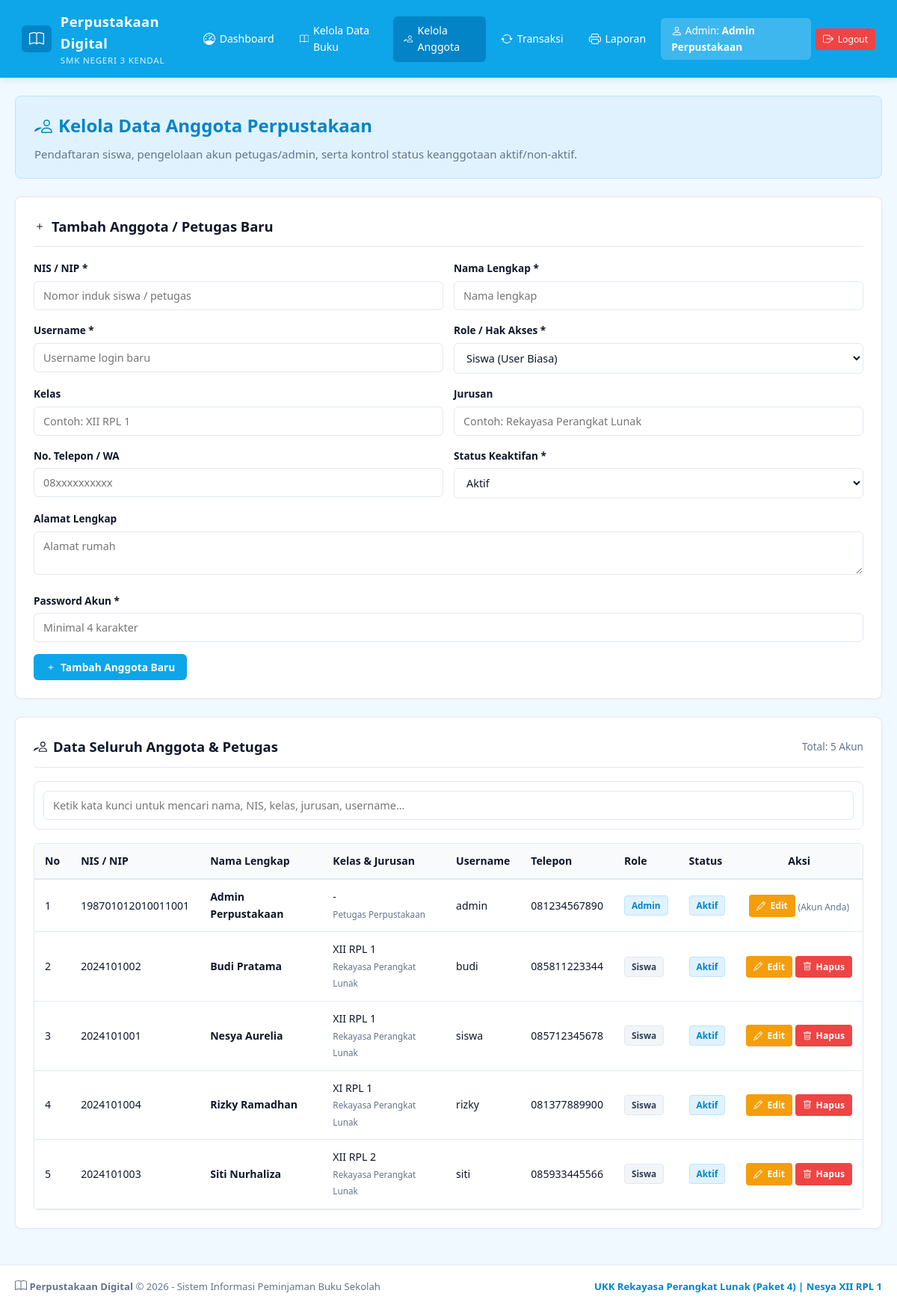
Screenshot of /anggota.php (signed in) with the database file from the repository.
### tables this page shows
CREATE TABLE `users` (
  `id_user` INT(11) NOT NULL AUTO_INCREMENT,
  `nis_nip` VARCHAR(30) NOT NULL,
  `nama_lengkap` VARCHAR(100) NOT NULL,
  `username` VARCHAR(50) NOT NULL UNIQUE,
  `password` VARCHAR(255) NOT NULL,
  `level` ENUM('admin','siswa') NOT NULL DEFAULT 'siswa',
  `kelas` VARCHAR(20) DEFAULT NULL,
  `jurusan` VARCHAR(50) DEFAULT NULL,
  `telepon` VARCHAR(20) DEFAULT NULL,
  `alamat` TEXT DEFAULT NULL,
  `status_aktif` ENUM('aktif','nonaktif') NOT NULL DEFAULT 'aktif',
  `created_at` TIMESTAMP NOT NULL DEFAULT CURRENT_TIMESTAMP,
  PRIMARY KEY (`id_user`)
);

### anggota.php (called while the page is built, shortened)
<?php
$daftar     = semua("SELECT * FROM users ORDER BY level ASC, nama_lengkap ASC");
require_once __DIR__ . '/includes/layout.php';
require __DIR__ . '/views/anggota_form.php';
require __DIR__ . '/views/anggota_tabel.php';

### includes/fungsi.php (called while the page is built, shortened)
<?php
require_once __DIR__ . '/icons.php';
function e($teks) {
    return htmlspecialchars((string)($teks ?? ''));
}
function q($sql) {
    global $koneksi;
    return mysqli_query($koneksi, $sql);
}
function semua($sql) {
    $hasil = q($sql);
    $data = [];
    if ($hasil) {
        while ($baris = mysqli_fetch_assoc($hasil)) {
            $data[] = $baris;
        }
    }
    return $data;
}
require_once __DIR__ . '/komponen.php';

### views/anggota_tabel.php (the view, shortened to what this page needs)
<div class="card">
  <div class="card-header">
    <div class="card-title"><?= bi('people', 18); ?> Data Seluruh Anggota & Petugas</div>
    <span class="text-muted-sm">Total: <?= count($daftar); ?> Akun</span>
  </div>
  <div class="filter-bar">
    <div class="search-input-wrapper">
      <input type="text" id="tableSearch" class="form-control"
             placeholder="Ketik kata kunci untuk mencari nama, NIS, kelas, jurusan, username...">
    </div>
  </div>
  <div class="table-responsive">
    <table class="live-table">
      <thead>
        <tr>
          <th>No</th>
          <th>NIS / NIP</th>
          <th>Nama Lengkap</th>
          <th>Kelas & Jurusan</th>
          <th>Username</th>
          <th>Telepon</th>
          <th>Role</th>
          <th>Status</th>
          <th style="text-align: center;">Aksi</th>
        </tr>
      </thead>
      <tbody>
        <?php if (!$daftar): ?>
          <?php baris_kosong(9, 'Belum ada data anggota tersimpan.'); ?>
        <?php else: $no = 1; foreach ($daftar as $u): ?>
          <tr>
            <td><?= $no++; ?></td>
            <td><code><?= e($u['nis_nip']); ?></code></td>
            <td><strong><?= e($u['nama_lengkap']); ?></strong></td>
            <td>
              <?= e($u['kelas'] ?? '-'); ?><br>
              <small class="text-muted"><?= e($u['jurusan'] ?? '-'); ?></small>
            </td>
            <td><?= e($u['username']); ?></td>
            <td><?= e($u['telepon'] ?? '-'); ?></td>
            <td><span class="badge badge-<?= $u['level']; ?>"><?= $u['level'] === 'admin' ? 'Admin' : 'Siswa'; ?></span></td>
            <td>
              <span class="badge <?= $u['status_aktif'] === 'aktif' ? 'badge-dikembalikan' : 'badge-ditolak'; ?>">
                <?= $u['status_aktif']; ?>
              </span>
            </td>
            <td class="td-aksi">
              <a href="anggota.php?aksi=edit&id=<?= $u['id_user']; ?>" class="btn btn-warning btn-sm">
                <?= bi('pencil', 12); ?> Edit
              </a>
              <?php if ($u['id_user'] != $_SESSION['id_user']): ?>
                <a href="anggota.php?aksi=hapus&id=<?= $u['id_user']; ?>" class="btn btn-danger btn-sm"
                   data-confirm="Hapus anggota ini?">
                  <?= bi('trash', 12); ?> Hapus
                </a>
              <?php else: ?>
                <span style="font-size: 0.75rem; color: var(--text-muted);">(Akun Anda)</span>
              <?php endif; ?>
            </td>
          </tr>
        <?php endforeach; endif; ?>
      </tbody>
    </table>
  </div>
</div>

### includes/icons.php (shortened to what this page needs)
<?php
function bi($name, $size = 16, $class = '') {
    $class_attr = $class ? ' ' . htmlspecialchars($class) : '';
    $style = "width: {$size}px; height: {$size}px; vertical-align: -0.15em; fill: currentColor; display: inline-block;";
    switch ($name) {
        case 'book':
        case 'buku':
            return '<svg class="bi' . $class_attr . '" style="' . $style . '" viewBox="0 0 16 16"><path d="M1 2.828c.885-.37 2.154-.769 3.388-.893 1.33-.134 2.458.063 3.112.752v9.746c-.935-.53-2.12-.603-3.213-.493-1.18.12-2.37.461-3.287.811V2.828zm7.5-.141c.654-.689 1.782-.886 3.112-.752 1.234.124 2.503.523 3.388.893v9.923c-.918-.35-2.107-.692-3.287-.81-1.094-.111-2.278-.039-3.213.492V2.687zM8 1.783C7.015.936 5.587.81 4.287.94c-1.514.153-3.042.672-3.994 1.105A.5.5 0 0 0 0 2.5v11a.5.5 0 0 0 .707.455c.882-.4 2.303-.881 3.68-1.02 1.409-.142 2.59.087 3.223.877a.5.5 0 0 0 .78 0c.633-.79 1.814-1.019 3.222-.877 1.378.139 2.8.62 3.681 1.02A.5.5 0 0 0 16 13.5v-11a.5.5 0 0 0-.293-.455c-.952-.433-2.48-.952-3.994-1.105C10.413.809 8.985.936 8 1.783z"/></svg>';
        case 'dashboard':
        case 'speedometer':
            return '<svg class="bi' . $class_attr . '" style="' . $style . '" viewBox="0 0 16 16"><path d="M8 2a.5.5 0 0 1 .5.5V4a.5.5 0 0 1-1 0V2.5A.5.5 0 0 1 8 2zM3.732 3.732a.5.5 0 0 1 .707 0l.915.914a.5.5 0 1 1-.708.708l-.914-.915a.5.5 0 0 1 0-.707zM2 8a.5.5 0 0 1 .5-.5h1.586a.5.5 0 0 1 0 1H2.5A.5.5 0 0 1 2 8zm9.5 0a.5.5 0 0 1 .5-.5h1.5a.5.5 0 0 1 0 1H12a.5.5 0 0 1-.5-.5zm.754-4.246a.389.389 0 0 0-.527-.02L7.547 7.31A.91.91 0 1 0 8.85 8.569l3.434-4.297a.389.389 0 0 0-.029-.518z"/><path fill-rule="evenodd" d="M6.664 15.889A8 8 0 1 1 9.336.11a8 8 0 0 1-2.672 15.78zm-4.665-4.283A11.945 11.945 0 0 1 8 10c2.186 0 4.236.585 6.001 1.606a7 7 0 1 0-12.002 0z"/></svg>';
        case 'people':
        case 'anggota':
            return '<svg class="bi' . $class_attr . '" style="' . $style . '" viewBox="0 0 16 16"><path d="M15 14s1 0 1-1-1-4-5-4-5 3-5 4 1 1 1 1h8Zm-7.978-1A.261.261 0 0 1 7 12.996c.001-.264.167-1.03.76-1.72C8.312 10.629 9.282 10 11 10c1.717 0 2.687.63 3.24 1.276.593.69.758 1.457.76 1.72l-.008.002a.274.274 0 0 1-.014.002H7.022ZM11 7a2 2 0 1 0 0-4 2 2 0 0 0 0 4Zm3-2a3 3 0 1 1-6 0 3 3 0 0 1 6 0ZM6.936 9.28a5.88 5.88 0 0 0-1.23-.247A7.35 7.35 0 0 0 5 9c-4 0-5 3-5 4 1 1 1 1h4.216A2.238 2.238 0 0 1 5 13c0-1.01.377-2.042 1.09-2.904.243-.294.526-.569.846-.816ZM4.92 10A5.493 5.493 0 0 0 4 13H1c0-.26.164-1.03.76-1.724.545-.636 1.492-1.256 3.16-1.275ZM1.5 5.5a3 3 0 1 1 6 0 3 3 0 0 1-6 0Zm3-2a2 2 0 1 0 0 4 2 2 0 0 0 0-4Z"/></svg>';
        case 'person':
        case 'user':
            return '<svg class="bi' . $class_attr . '" style="' . $style . '" viewBox="0 0 16 16"><path d="M8 8a3 3 0 1 0 0-6 3 3 0 0 0 0 6Zm2-3a2 2 0 1 1-4 0 2 2 0 0 1 4 0Zm4 8c0 1-1 1-1 1H3s-1 0-1-1 1-4 6-4 6 3 6 4Zm-1-.004c-.001-.246-.154-.986-.832-1.664C11.516 10.68 10.289 10 8 10c-2.29 0-3.516.68-4.168 1.332-.678.678-.83 1.418-.832 1.664h10Z"/></svg>';
        case 'arrow-repeat':
        case 'transaksi':
            return '<svg class="bi' . $class_attr . '" style="' . $style . '" viewBox="0 0 16 16"><path d="M11.534 7h3.932a.25.25 0 0 1 .192.41l-1.966 2.36a.25.25 0 0 1-.384 0l-1.966-2.36a.25.25 0 0 1 .192-.41zm-11 2h3.932a.25.25 0 0 0 .192-.41L2.692 6.23a.25.25 0 0 0-.384 0L.342 8.59A.25.25 0 0 0 .534 9z"/><path fill-rule="evenodd" d="M8 3c-1.552 0-2.94.707-3.857 1.818a.5.5 0 1 1-.771-.636A6.002 6.002 0 0 1 13.917 7H12.9A5.002 5.002 0 0 0 8 3zM3.1 9a5.002 5.002 0 0 0 8.757 2.182.5.5 0 1 1 .771.636A6.002 6.002 0 0 1 2.083 9H3.1z"/></svg>';
        case 'printer':
        case 'laporan':
            return '<svg class="bi' . $class_attr . '" style="' . $style . '" viewBox="0 0 16 16"><path d="M2.5 8a.5.5 0 1 0 0-1 .5.5 0 0 0 0 1z"/><path d="M5 1a2 2 0 0 0-2 2v2H2a2 2 0 0 0-2 2v3a2 2 0 0 0 2 2h1v1a2 2 0 0 0 2 2h6a2 2 0 0 0 2-2v-1h1a2 2 0 0 0 2-2V7a2 2 0 0 0-2-2h-1V3a2 2 0 0 0-2-2H5zM4 3a1 1 0 0 1 1-1h6a1 1 0 0 1 1 1v2H4V3zm1 5a2 2 0 0 0-2 2v1H2a1 1 0 0 1-1-1V7a1 1 0 0 1 1-1h12a1 1 0 0 1 1 1v3a1 1 0 0 1-1 1h-1v-1a2 2 0 0 0-2-2H5zm7 2v3a1 1 0 0 1-1 1H5a1 1 0 0 1-1-1v-3a1 1 0 0 1 1-1h6a1 1 0 0 1 1 1z"/></svg>';
        case 'box-arrow-right':
        case 'logout':
            return '<svg class="bi' . $class_attr . '" style="' . $style . '" viewBox="0 0 16 16"><path fill-rule="evenodd" d="M10 12.5a.5.5 0 0 1-.5.5h-8a.5.5 0 0 1-.5-.5v-9a.5.5 0 0 1 .5-.5h8a.5.5 0 0 1 .5.5v2a.5.5 0 0 0 1 0v-2A1.5 1.5 0 0 0 9.5 2h-8A1.5 1.5 0 0 0 0 3.5v9A1.5 1.5 0 0 0 1.5 14h8a1.5 1.5 0 0 0 1.5-1.5v-2a.5.5 0 0 0-1 0v2z"/><path fill-rule="evenodd" d="M15.854 8.354a.5.5 0 0 0 0-.708l-3-3a.5.5 0 0 0-.708.708L14.293 7.5H5.5a.5.5 0 0 0 0 1h8.793l-2.147 2.146a.5.5 0 0 0 .708.708l3-3z"/></svg>';
        case 'plus':
        case 'tambah':
            return '<svg class="bi' . $class_attr . '" style="' . $style . '" viewBox="0 0 16 16"><path d="M8 4a.5.5 0 0 1 .5.5v3h3a.5.5 0 0 1 0 1h-3v3a.5.5 0 0 1-1 0v-3h-3a.5.5 0 0 1 0-1h3v-3A.5.5 0 0 1 8 4z"/></svg>';
        case 'pencil':
        case 'edit':
            return '<svg class="bi' . $class_attr . '" style="' . $style . '" viewBox="0 0 16 16"><path d="M12.146.146a.5.5 0 0 1 .708 0l3 3a.5.5 0 0 1 0 .708l-10 10a.5.5 0 0 1-.168.11l-5 2a.5.5 0 0 1-.65-.65l2-5a.5.5 0 0 1 .11-.168l10-10zM11.207 2.5 13.5 4.793 14.793 3.5 12.5 1.207 11.207 2.5zm1.586 3L10.5 3.207 4 9.707V10h.5a.5.5 0 0 1 .5.5v.5h.5a.5.5 0 0 1 .5.5v.5h.293l6.5-6.5zm-9.761 5.175-.106.106-1.528 3.821 3.821-1.528.106-.106A.5.5 0 0 1 5 12.5V12h-.5a.5.5 0 0 1-.5-.5V11h-.5a.5.5 0 0 1-.468-.325z"/></svg>';
        case 'trash':
        case 'hapus':
            return '<svg class="bi' . $class_attr . '" style="' . $style . '" viewBox="0 0 16 16"><path d="M5.5 5.5A.5.5 0 0 1 6 6v6a.5.5 0 0 1-1 0V6a.5.5 0 0 1 .5-.5zm2.5 0a.5.5 0 0 1 .5.5v6a.5.5 0 0 1-1 0V6a.5.5 0 0 1 .5-.5zm3 .5a.5.5 0 0 0-1 0v6a.5.5 0 0 0 1 0V6z"/><path fill-rule="evenodd" d="M14.5 3a1 1 0 0 1-1 1H13v9a2 2 0 0 1-2 2H5a2 2 0 0 1-2-2V4h-.5a1 1 0 0 1-1-1V2a1 1 0 0 1 1-1H6a1 1 0 0 1 1-1h2a1 1 0 0 1 1 1h3.5a1 1 0 0 1 1 1v1zM4.118 4 4 4.059V13a1 1 0 0 0 1 1h6a1 1 0 0 0 1-1V4.059L11.882 4H4.118zM2.5 3V2h11v1h-11z"/></svg>';
    }
}
?>

### assets/css/style.css (style rules this page uses)
:root { --primary: #0ea5e9; --primary-dark: #0284c7; --primary-light: #38bdf8; --primary-subtle: #e0f2fe; --primary-border: #bae6fd; --bg-app: #f0f9ff; --surface: #ffffff; --border: #e2e8f0; --text-main: #0f172a; --text-muted: #64748b; --danger: #ef4444; --warning: #f59e0b; --success: #0ea5e9; --info: #0284c7; --shadow-sm: 0 1px 3px rgba(14, 165, 233, 0.08); --shadow-md: 0 4px 12px rgba(14, 165, 233, 0.12); --radius: 8px; --transition: all 0.2s ease-in-out; }
* { margin: 0; padding: 0; box-sizing: border-box; font-family: 'Segoe UI', system-ui, -apple-system, BlinkMacSystemFont, Roboto, sans-serif; }
body { background-color: var(--bg-app); color: var(--text-main); line-height: 1.6; min-height: 100vh; display: flex; flex-direction: column; }
.bi { display: inline-block; vertical-align: -0.15em; fill: currentColor; }
.card { background-color: var(--surface); border-radius: var(--radius); border: 1px solid var(--border); box-shadow: var(--shadow-sm); padding: 24px; margin-bottom: 24px; }
.card-header { display: flex; justify-content: space-between; align-items: center; margin-bottom: 18px; padding-bottom: 12px; border-bottom: 1px solid var(--border); }
.card-title { font-size: 1.15rem; font-weight: 700; color: var(--text-main); display: flex; align-items: center; gap: 8px; }
.table-responsive { width: 100%; overflow-x: auto; border-radius: 6px; border: 1px solid var(--border); }
table { width: 100%; border-collapse: collapse; font-size: 0.88rem; text-align: left; }
table th { background-color: #f8fafc; color: var(--text-main); padding: 12px 14px; font-weight: 600; border-bottom: 2px solid var(--border); white-space: nowrap; }
table td { padding: 12px 14px; border-bottom: 1px solid var(--border); vertical-align: middle; }
.badge { display: inline-block; padding: 3px 9px; border-radius: 4px; font-size: 0.74rem; font-weight: 600; text-transform: capitalize; }
.badge-dikembalikan { background-color: var(--primary-subtle); color: var(--primary-dark); border: 1px solid var(--primary-border); }
.badge-admin { background-color: var(--primary-subtle); color: var(--primary-dark); border: 1px solid var(--primary-border); }
.badge-siswa { background-color: #f1f5f9; color: #334155; border: 1px solid #e2e8f0; }
.form-control { width: 100%; padding: 9px 12px; border: 1px solid var(--border); border-radius: 6px; font-size: 0.9rem; color: var(--text-main); background-color: #ffffff; outline: none; transition: var(--transition); }
.btn { display: inline-flex; align-items: center; justify-content: center; gap: 6px; padding: 8px 16px; font-size: 0.86rem; font-weight: 600; border-radius: 6px; text-decoration: none; border: none; cursor: pointer; transition: var(--transition); }
.btn-warning { background-color: var(--warning); color: #ffffff; }
.btn-danger { background-color: var(--danger); color: #ffffff; }
.btn-sm { padding: 5px 10px; font-size: 0.76rem; border-radius: 4px; }
.filter-bar { display: flex; flex-wrap: wrap; gap: 10px; margin-bottom: 18px; align-items: center; background-color: #ffffff; padding: 12px; border-radius: var(--radius); border: 1px solid var(--border); }
.search-input-wrapper { position: relative; flex: 1; min-width: 200px; }
.text-muted-sm { font-size: 0.85rem; color: var(--text-muted); }
.text-muted { color: var(--text-muted); }
.td-aksi { text-align: center; white-space: nowrap; }

### rows the page displays
users: nis_nip "198701012010011001", nama_lengkap "Admin Perpustakaan", kelas "-", jurusan "Petugas Perpustakaan", username "admin", telepon "081234567890", level "Admin", status_aktif "Aktif", shows "(Akun Anda)"
users: nis_nip "2024101002", nama_lengkap "Budi Pratama", kelas "XII RPL 1", jurusan "Rekayasa Perangkat Lunak", username "budi", telepon "085811223344", level "Siswa", status_aktif "Aktif"
users: nis_nip "2024101001", nama_lengkap "Nesya Aurelia", kelas "XII RPL 1", jurusan "Rekayasa Perangkat Lunak", username "siswa", telepon "085712345678", level "Siswa", status_aktif "Aktif"
users: nis_nip "2024101004", nama_lengkap "Rizky Ramadhan", kelas "XI RPL 1", jurusan "Rekayasa Perangkat Lunak", username "rizky", telepon "081377889900", level "Siswa", status_aktif "Aktif"
users: nis_nip "2024101003", nama_lengkap "Siti Nurhaliza", kelas "XII RPL 2", jurusan "Rekayasa Perangkat Lunak", username "siti", telepon "085933445566", level "Siswa", status_aktif "Aktif"

### other values shown
$label "Dashboard"
$label "Kelola Data Buku"
$label "Kelola Anggota"
$label "Transaksi"
$label "Laporan"
$nama "Admin Perpustakaan"
$judul "Kelola Data Anggota Perpustakaan"
$teks "Pendaftaran siswa, pengelolaan akun petugas/admin, serta kontrol status keanggotaan aktif/non-aktif."
$label "NIS / NIP * Nama Lengkap * Username * Kelas Jurusan No. Telepon / WA Password Akun *"
$label "Role / Hak Akses * Status Keaktifan *"
$label "Alamat Lengkap"
count($daftar) "5"
form field level "Siswa (User Biasa)"
form field status_aktif "Aktif"
